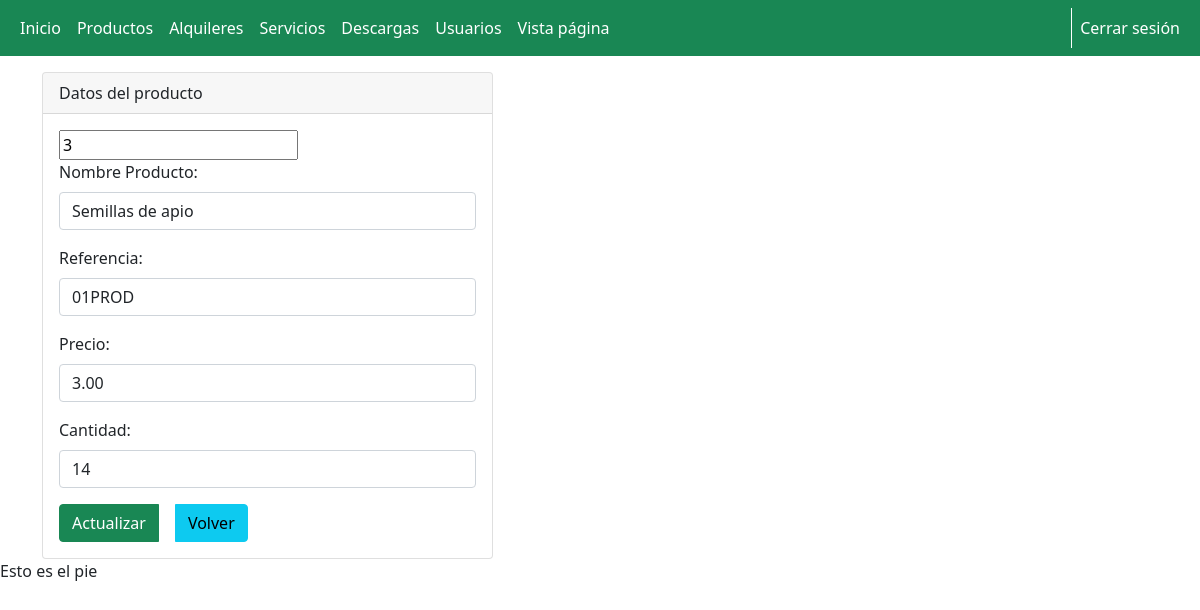
Page /admin/productos/formEditar.php?id=3 (signed in) on the committed database.
### tables this page shows
CREATE TABLE `productos` (
  `id` int(20) NOT NULL,
  `nombre` varchar(50) NOT NULL,
  `referencia` varchar(20) NOT NULL,
  `precio` decimal(10,2) NOT NULL,
  `cantidad` int(5) NOT NULL,
  `imagen` varchar(30) NOT NULL
);

### config/conexion.php (called while the page is built, shortened)
<?php
Class Conexion extends Database {
    public function __construct() {
        $this->datos = "mysql:host=127.0.0.1;dbname=$this->dbname";
    }
    public function conexion() {
        try {
            $conn = new PDO($this->datos, $this->username, $this->password);
        } catch (PDOException $pe) {
            die("No se ha podido conectar con $this->dbname :" . $pe->getMessage());
        }
        return $conn;
    }
}

### config/funcionesProductos.php (called while the page is built, shortened)
<?php
require_once(__DIR__.'\conexion.php');
class Funciones{
    private $conexion;
    public function  __construct(){
        $bd = new Conexion();
        $this->conexion = $bd->conexion();
    }
    public function editar($id){
        $sql = "SELECT * FROM `productos` WHERE id = $id;";
        $query = $this->conexion -> prepare($sql);
        $query -> execute();
        $results = $query -> fetchAll(PDO::FETCH_ASSOC);
        return $results;
    }
}

### admin/productos/formEditar.php (the view, shortened to what this page needs)
<?php
include("../template/cabecera2.php");
include("../../config/funcionesProductos.php");
if (isset($_SESSION['usuario']) && $_SESSION['rol'] == '1') {
  $actual = new Funciones;
  $datos = $actual->editar($_GET['id']);
  $referencia = $datos[0]['referencia'];
  $nombre = $datos[0]['nombre'];
  $precio = $datos[0]['precio'];
  $cantidad= $datos[0]['cantidad'];
  $id = $datos[0]['id'];
?>
  <div class="col-md-5 mt-3">
    <div class="card">
      <div class="card-header">
        Datos del producto
      </div>
      <div class="card-body">
        <form action="editarProducto.php" method="post" enctype="multipart/form-data">
          <div>
            <input type="text"  id="id" name="id" value="<?php echo $id; ?>">
          </div>
          <div class="mb-3">
            <label for="nombre" class="form-label">Nombre Producto:</label>
            <input type="text" class="form-control" id="nombre" name="nombre" value="<?php echo $nombre; ?>" required>
          </div>
          <div class="mb-3">
            <label for="referencia" class="form-label">Referencia:</label>
            <input type="text" class="form-control" id="referencia" name="referencia" value="<?php echo $referencia; ?>" required>
          </div>
          <div class="mb-3">
            <label for="precio" class="form-label">Precio:</label>
            <input type="text" class="form-control" id="precio" name="precio" value="<?php echo $precio; ?>" required>
          </div>
          <div class="mb-3">
            <label for="cantidad" class="form-label">Cantidad:</label>
            <input type="text" class="form-control" id="cantidad" name="cantidad" value="<?php echo $cantidad; ?>">
          </div>
          <div class="btn-group" role="group" aria-label="">
            <button type="submit" name="actualizar" value="actualizar" class="btn btn-success">Actualizar</button>
            <a class="btn btn-info mx-3" href="../productos.php" role="button">Volver</a>
          </div>
        </form>
      </div>
    </div>
  </div>
<?php
  include("../template/pie.php");
} else {
  header('Location: ../../');
}
?>

### rows in the picture
productos: id "3", nombre "Semillas de apio", referencia "01PROD", precio "3.00", cantidad "14"
